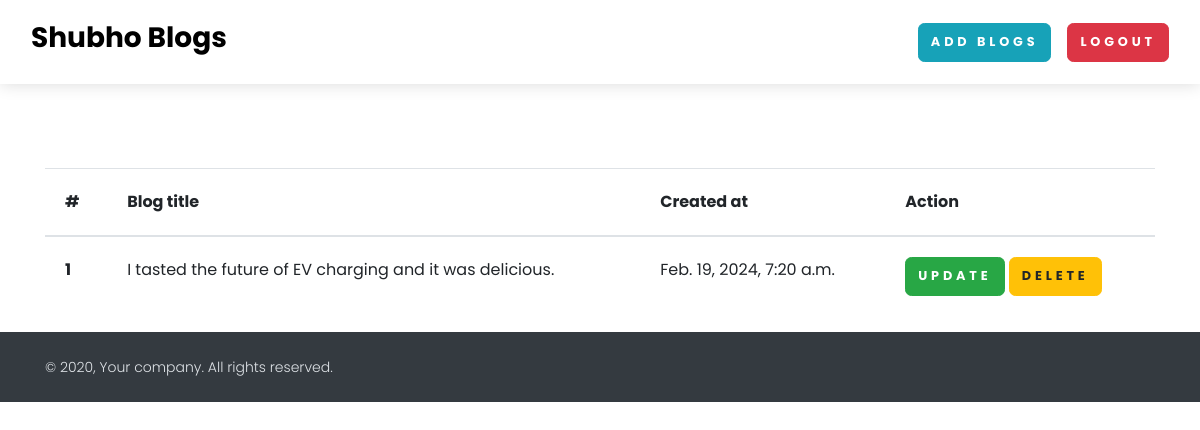
Page /see-blog/ (signed in) on the committed database.
### home/models.py (models this page shows, shortened)
class BlogModel(models.Model):
    title = models.CharField(max_length=1000)
    content = FroalaField()
    slug = models.TextField(max_length=1000 , null=True, blank=True)
    user = models.ForeignKey(User, blank=True, null=True, on_delete=models.CASCADE)
    image = models.ImageField(upload_to='blog')
    created_at = models.DateTimeField(auto_now_add=True)
    upload_to = models.DateTimeField(auto_now=True)
    def __str__(self):
        return self.title

### home/views.py (the view)
# urls.py: path('see-blog/', see_blog , name="see_blog"),
def see_blog(request):
    context={}
    try:
        blog_objs = BlogModel.objects.filter(user = request.user)
        context['blog_objs']= blog_objs
    except Exception as e:
        print(e)
    print(context)
    return render(request, 'see_blog.html', context)

### templates/see_blog.html
{% extends "base.html" %}
{% block start %}
<section class="mt-5 pt-5">
  <div class="container">
    <table class="table">
        <thead>
          <tr>
            <th scope="col">#</th>
            <th scope="col">Blog title</th>
            <th scope="col">Created at</th>
            <th scope="col">Action</th>
          </tr>
        </thead>
        <tbody>
            {% for blog in blog_objs %}
          <tr>
            <th scope="row">{{forloop.counter}}</th>
            <td>{{blog.title}}</td>
            <td>{{blog.created_at}}</td>
            <td>
                <a href="{% url 'blog_update' blog.slug %}" class="btn btn-success">Update</a>
                <a href="{% url 'blog_delete' blog.id %}" class="btn btn-warning">Delete</a>
            </td>
          </tr>
          {% endfor %}
        </tbody>
    </table>
  </div>
</section>
{% endblock %}

### rows in the picture
BlogModel: title "I tasted the future of EV charging and it was delicious.", created_at "Feb. 19, 2024, 7:20 a.m."
